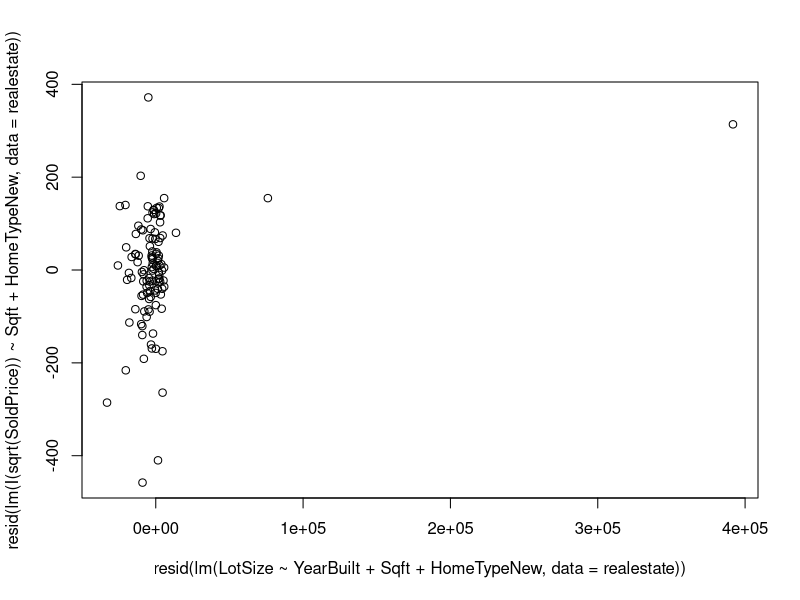
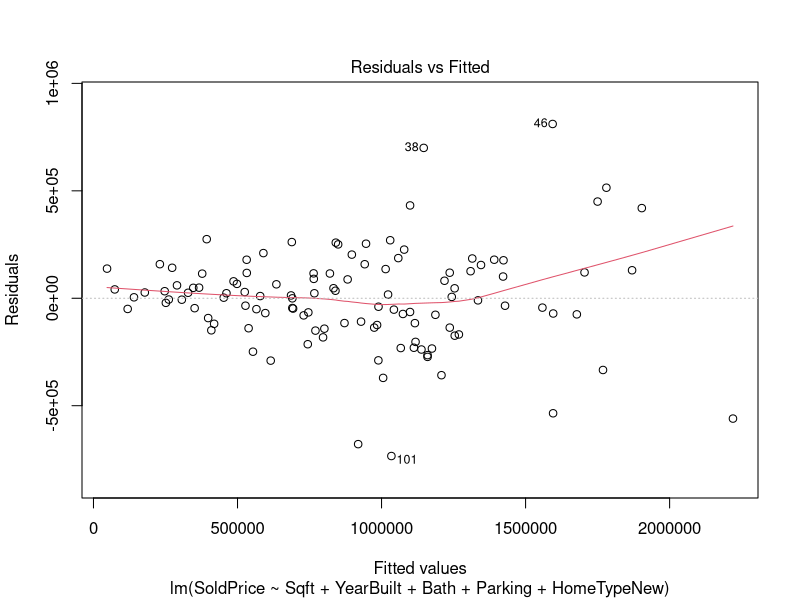
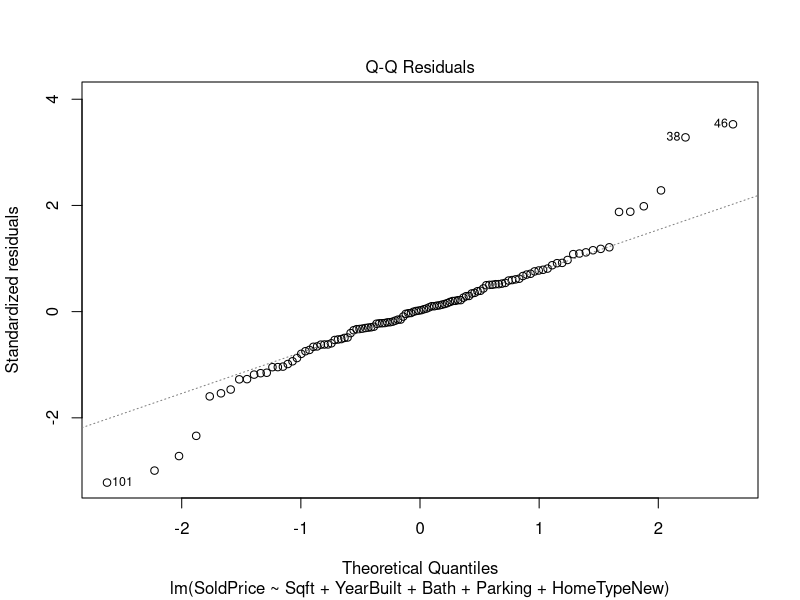
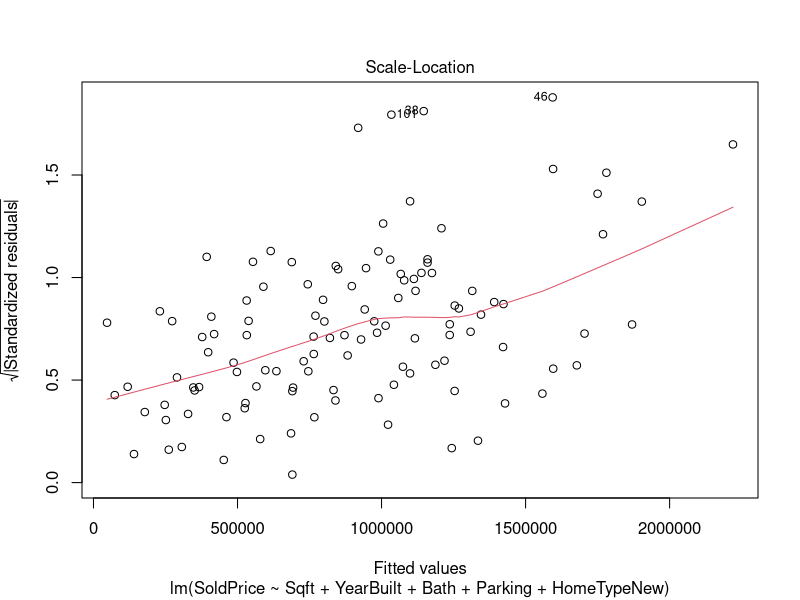
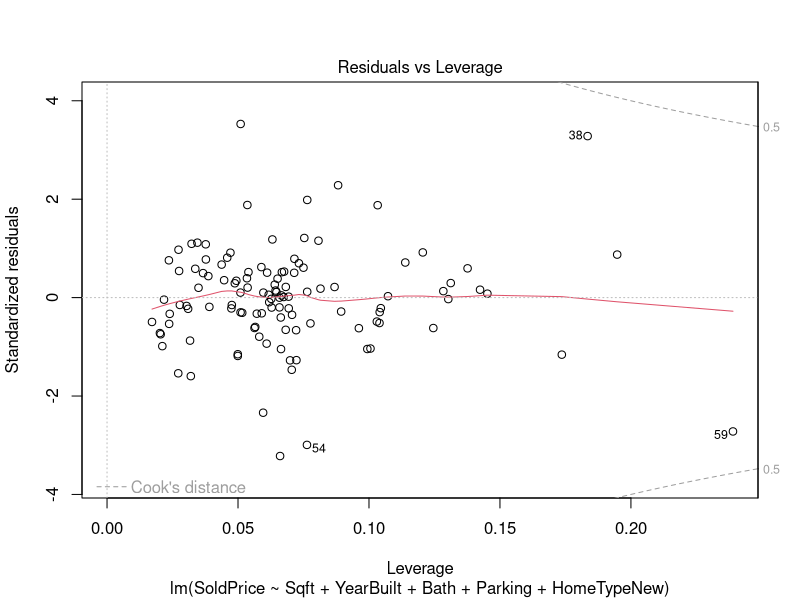

Recreate these plots in R, in order. (Note: this script raises an error after producing the figures.)
## ---- chunk 1
knitr::opts_chunk$set(echo = TRUE)
## ---- chunk 2
library(tidyverse)
library(readxl)
library(leaps)
library(car)
## ---- chunk 3
full <- read_excel("SLO_Real_Estate_Feb-Apr2022.xlsx")
n <- 144
numtrain = ceiling(.8*n)
set.seed(678)
train_ind = sample(n, numtrain)
realestate = full[train_ind, ]
realestate <- realestate %>%
  mutate(HomeTypeNew = 
           case_when(HomeType == "Condominium" ~ "Condo", 
             HomeType == "SingleFamilyResidence" ~ "SingleFam",
             HomeType == "ManufacturedHome" ~ "Manufactured",
             TRUE ~ "Other")) 
## ---- chunk 4
realestateNew <- realestate %>%
  select(-c(HomeType, LotSize))

full.model <- lm(SoldPrice~., data = realestateNew)

best.sub <- summary(regsubsets(formula(full.model), data=realestate, method = "exhaustive", nbest = 2))
## ---- chunk 5
n = nrow(realestate)
p<-c(2,2,3,3,4,4,5,5,6,6,7,7,8,8,9,9) 

SSE<-best.sub$rss             #SSE 
s<-sqrt(SSE/(n-p))            #s
Rsq<-best.sub$rsq             #R-squared 
Rsq.adj<-best.sub$adjr2       #R-squared adjusted
BIC<-n*log(SSE/n) + p*log(n)  #BIC
AIC<- n*log(SSE/n) + 2*p      #AIC
Cp<-best.sub$cp               #Mallow's Cp
bs<- data.frame(best.sub$outmat, p=p, Cp, AIC, BIC, Rsq, Rsq.adj, s) %>%
  arrange(BIC)
## ---- chunk 6
plot(resid(lm(I(sqrt(SoldPrice))~Sqft + HomeTypeNew, data = realestate))~resid(lm(LotSize ~ YearBuilt + Sqft + HomeTypeNew, data = realestate)))
## ---- chunk 7
fit.one <- lm(SoldPrice ~ Sqft + YearBuilt + Bath  + Parking + HomeTypeNew, data  = realestate)

plot(fit.one)
## ---- chunk 8
boxCox(lm(SoldPrice~Sqft+YearBuilt+HomeTypeNew, data = realestate))
## ---- chunk 9
fit.two <- lm(I(sqrt(SoldPrice)) ~ Sqft + YearBuilt + Bath  + Parking + HomeTypeNew, data  = realestate)

plot(fit.two)
## ---- chunk 10
realestateNew <- realestate %>%
  select(-c(HomeType, LotSize))

full.model2 <- lm(I(sqrt(SoldPrice))~., data = realestateNew)

best.sub2 <- summary(regsubsets(formula(full.model2), data=realestate, method = "exhaustive", nbest = 2))
## ---- chunk 11
n = nrow(realestate)
p<-c(2,2,3,3,4,4,5,5,6,6,7,7,8,8,9,9) 

SSE<-best.sub2$rss             #SSE 
s<-sqrt(SSE/(n-p))            #s
Rsq<-best.sub2$rsq             #R-squared 
Rsq.adj<-best.sub2$adjr2       #R-squared adjusted
BIC<-n*log(SSE/n) + p*log(n)  #BIC
AIC<- n*log(SSE/n) + 2*p      #AIC
Cp<-best.sub2$cp               #Mallow's Cp
bs2<- data.frame(best.sub2$outmat, p=p, Cp, AIC, BIC, Rsq, Rsq.adj, s) %>%
  arrange(BIC)
